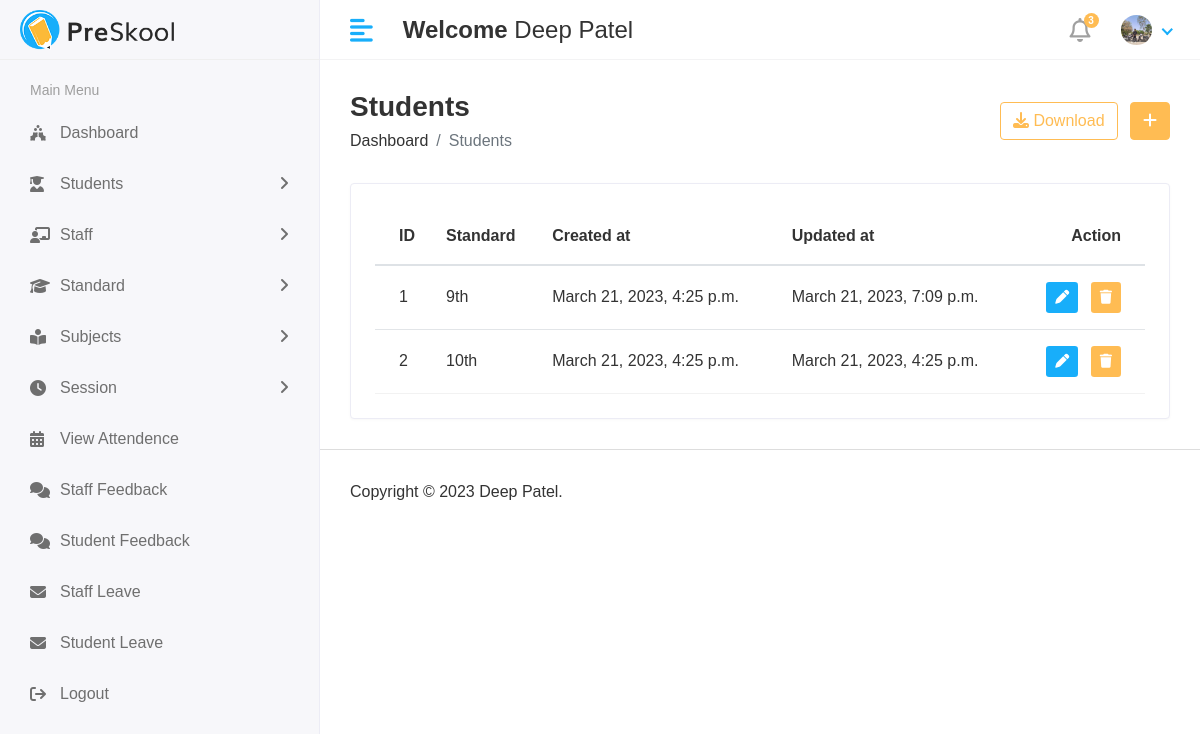
Page /Hod/Standard/View (signed in) on the committed database.
### app/models.py (models this page shows, shortened)
class CustomUser(AbstractUser):
    USER = (
        (1, 'HOD'),
        (2, 'STAFF'),
        (3, 'STUDENT'),
    )
    user_type = models.CharField(choices=USER, max_length=50, default=1)
    profile_pic = models.ImageField(upload_to='media/profile_pic')

class Standard(models.Model):
    name = models.CharField(max_length=100)
    created_at = models.DateTimeField(auto_now_add=True)
    updated_at = models.DateTimeField(auto_now=True)

### student_management_system/Hod_Views.py (the view)
# urls.py: path('Hod/Standard/View', Hod_Views.VIEW_STANDARD, name='view_standard'),
@login_required(login_url='/')
def VIEW_STANDARD(request):
    standard = Standard.objects.all()
    context = {
        'standard': standard,
    }
    return render(request, 'Hod/view_standards.html', context)

### templates/Hod/view_standards.html (shortened to what this page needs)
{% extends 'base.html' %}
{% block content %}
<div class="content container-fluid">
    <div class="page-header">
        <div class="row align-items-center">
            <div class="col">
                <h3 class="page-title">Students</h3>
                <ul class="breadcrumb">
                    <li class="breadcrumb-item"><a href="index.html">Dashboard</a></li>
                    <li class="breadcrumb-item active">Students</li>
                </ul>
            </div>
            <div class="col-auto text-right float-right ml-auto">
                <a href="#" class="btn btn-outline-primary mr-2"><i class="fas fa-download"></i> Download</a>
                <a href="{% url 'add_standard' %}" class="btn btn-primary"><i class="fas fa-plus"></i></a>
            </div>
        </div>
    </div>
    <div class="row">
        <div class="col-sm-12">
            <div class="card card-table">
                <div class="card-body">
                    <div class="table-responsive">
                        <table class="table table-hover table-center mb-0 datatable">
                            <thead>
                                <tr>
                                    <th>ID</th>
                                    <th>Standard</th>
                                    <th>Created at</th>
                                    <th>Updated at</th>
                                    <th class="text-right">Action</th>
                                </tr>
                            </thead>
                            <tbody>
                                {% for i in standard %}
                                <tr>
                                    <td>{{ i.id }}</td>
                                    <td>{{ i.name }}</td>
                                    <td>{{ i.created_at }} </td>
                                    <td>{{ i.updated_at }} </td>
                                    <td class="text-right">
                                        <div class="actions">
                                            <a href="{% url 'edit_standard' i.id %}"
                                                class="btn btn-sm bg-success-light mr-2">
                                                <i class="fas fa-pen"></i>
                                            </a>
                                            <a href="{% url 'delete_standard' i.id %}"
                                                class="btn btn-sm bg-danger-light">
                                                <i class="fas fa-trash"></i>
                                            </a>
                                        </div>
                                    </td>
                                </tr>
                                {% endfor %}
                            </tbody>
                        </table>
                    </div>
                </div>
            </div>
        </div>
    </div>
</div>
{% endblock %}

### templates/includes/header.html (shortened to what this page needs)
{% load static %}
<div class="header">
    <div class="header-left">
        <a href="index.html" class="logo">
            <img src="{% static 'assets/img/logo.png' %}" alt="Logo">
        </a>
    </div>
    <a href="javascript:void(0);" id="toggle_btn">
        <i class="fas fa-align-left"></i>
    </a>
    <div class="top-nav-search mt-3">
        <h4><strong>Welcome</strong>&nbsp;<span>{{ user.first_name }} {{ user.last_name }} </span></h4>
    </div>
    <ul class="nav user-menu">
        <li class="nav-item dropdown noti-dropdown">
            <a href="#" class="dropdown-toggle nav-link" data-toggle="dropdown">
                <i class="far fa-bell"></i> <span class="badge badge-pill">3</span>
            </a>
        </li>
        <li class="nav-item dropdown has-arrow">
            <a href="#" class="dropdown-toggle nav-link" data-toggle="dropdown">
                {% if user.profile_pic == "" %}
                <span class="user-img"><img class="rounded-circle" src="{% static 'assets/img/no_img.jpg' %}" width="31"
                        alt="{{ user.first_name }}&nbsp;{{ user.last_name }}"></span>
                {% else %}
                <span class="user-img"><img class="rounded-circle" src="/{{ user.profile_pic }}" width="31"
                        alt="{{ user.first_name }}&nbsp;{{ user.last_name }}"></span>
                {% endif %}
            </a>
        </li>
    </ul>
</div>

### static/assets/css/style.css (style rules this page uses)
html { height: 100%; }
body { background-color: #fff; color: #333; font-family: 'Poppins', sans-serif; font-size: 1rem; height: 100%; line-height: 1.5; overflow-x: hidden; }
h1, h2, h3, h4, h5, h6 { font-family: 'Poppins', sans-serif; margin-top: 0; }
a { color: #009ce7; }
input, button, a { transition: all 0.4s ease; -moz-transition: all 0.4s ease; -o-transition: all 0.4s ease; -ms-transition: all 0.4s ease; -webkit-transition: all 0.4s ease; }
ul, ol { padding: 0px; list-style: none; }
.table { color: #333; max-width: 100%; margin-bottom: 0; width: 100%; }
.table thead tr th { font-weight: 600; }
.table tbody tr { border-bottom: 1px solid rgba(0, 0, 0, 0.05); }
.table.table-center td, .table.table-center th { vertical-align: middle; }
.card-table .card-body .table > thead > tr > th { border-top: 0; }
.card-table .card-body .table tr td:first-child, .card-table .card-body .table tr th:first-child { padding-left: 1.5rem; }
.card-table .card-body .table tr td:last-child, .card-table .card-body .table tr th:last-child { padding-right: 1.5rem; }
.card-table .table td, .card-table .table th { border-top: 1px solid #e2e5e8; padding: 1rem 0.75rem; white-space: nowrap; }
.btn-primary { background-color: #FFBC53; border: 1px solid #FFBC53; }
.btn-outline-primary { color: #FFBC53; border-color: #FFBC53; }
.card { border: 1px solid #ececf5; box-shadow: 0 1px 3px 0 rgba(0, 0, 0, 0.03); margin-bottom: 1.875rem; }
.card-body { padding: 1.5rem; }
.bg-danger-light { background-color:#FFBC53 !important; color:#fff !important; }
.bg-success-light { background-color: #18aefa; color: #fff; }
.header { background-color: #fff; border-bottom: 1px solid #f3f3f4; left: 0; position: fixed; right: 0; top: 0; z-index: 1001; height: 60px; }
.header .header-left { float: left; height: 60px; padding: 0 20px; position: relative; width: 320px; z-index: 1; transition: all 0.2s ease-in-out; background-color: #f7f7fa; border-bottom: 1px solid #efefef; border-right: 1px solid #ececf5; display: flex; align-items: center; }
.header .header-left .logo { display: inline-block; line-height: 60px; }
.header .header-left .logo img { max-height: 40px; width: auto; }
.header .dropdown-toggle:after { display: none; }
.header .has-arrow .dropdown-toggle:after { border-top: 0; border-left: 0; border-bottom: 2px solid #18aefa; border-right: 2px solid #18aefa; content: ''; height: 8px; display: inline-block; pointer-events: none; -webkit-transform-origin: 66% 66%; -ms-transform-origin: 66% 66%; transform-origin: 66% 66%; -webkit-transform: rotate(45deg); -ms-transform: rotate(45deg); transform: rotate(45deg); -webkit-transition: all 0.15s ease-in-out; transition: all 0.15s ease-in-out; width: 8px; vertical-align: 0px; }
.user-menu { float: right; margin: 0; position: relative; z-index: 99; padding-right: 15px; }
.user-menu.nav > li > a { color: #a0a0a0; font-size: 14px; line-height: 58px; padding: 0 15px; height: 60px; }
.user-img { margin-right: 3px; position: relative; }
.top-nav-search { float: left; margin-left: 15px; }
.page-wrapper > .content { padding: 1.875rem 1.875rem 0; }
.page-header { margin-bottom: 1.875rem; }
.page-header .breadcrumb { background-color: transparent; color: #6c757d; font-size: 1rem; font-weight: 500; margin-bottom: 0; padding: 0; }
.page-header .breadcrumb a { color: #333; }
.page-title { font-size: 28px; font-weight: 600; color: #333; margin-bottom: 5px; }
.user-menu.nav > li > a .badge { background-color: #FFBC53; display: block; font-size: 10px; font-weight: bold; height: 15px; width: 15px; position: absolute; right: 7px; top: 13px; color: #fff; padding: 3px; }
.user-menu.nav > li > a > i { font-size: 1.5rem; line-height: 60px; }
@media (min-width: 992px) { #toggle_btn { align-items: center; color: #18aefa; display: inline-flex; float: left; font-size: 26px; height: 60px; justify-content: center; margin-left: 15px; padding: 0 15px; } }

### rows in the picture
CustomUser: first_name "Deep", last_name "Patel", profile_pic (picture)
Standard: id "1", name "9th", created_at "March 21, 2023, 4:25 p.m.", updated_at "March 21, 2023, 7:09 p.m."
Standard: id "2", name "10th", created_at "March 21, 2023, 4:25 p.m.", updated_at "March 21, 2023, 4:25 p.m."
